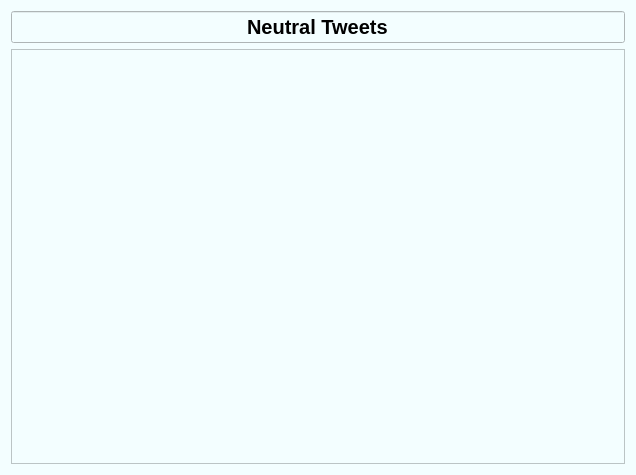
<?xml version="1.0" encoding="UTF-8"?>
<ui version="4.0">
 <class>Neutral</class>
 <widget class="QWidget" name="Neutral">
  <property name="geometry">
   <rect>
    <x>0</x>
    <y>0</y>
    <width>636</width>
    <height>475</height>
   </rect>
  </property>
  <property name="windowTitle">
   <string>Form</string>
  </property>
  <property name="styleSheet">
   <string notr="true">background-color: rgb(243, 254, 255);</string>
  </property>
  <layout class="QVBoxLayout" name="verticalLayout">
   <item>
    <widget class="QLineEdit" name="Nut_label">
     <property name="font">
      <font>
       <family>Liberation Sans</family>
       <pointsize>15</pointsize>
       <weight>75</weight>
       <italic>false</italic>
       <bold>true</bold>
      </font>
     </property>
     <property name="styleSheet">
      <string notr="true">color: black;</string>
     </property>
     <property name="text">
      <string>Neutral Tweets</string>
     </property>
     <property name="alignment">
      <set>Qt::AlignCenter</set>
     </property>
     <property name="readOnly">
      <bool>true</bool>
     </property>
    </widget>
   </item>
   <item>
    <widget class="QTextEdit" name="Pos_tweet">
     <property name="font">
      <font>
       <pointsize>12</pointsize>
      </font>
     </property>
     <property name="styleSheet">
      <string notr="true">color: black;</string>
     </property>
     <property name="readOnly">
      <bool>true</bool>
     </property>
    </widget>
   </item>
  </layout>
 </widget>
 <resources/>
 <connections/>
</ui>
